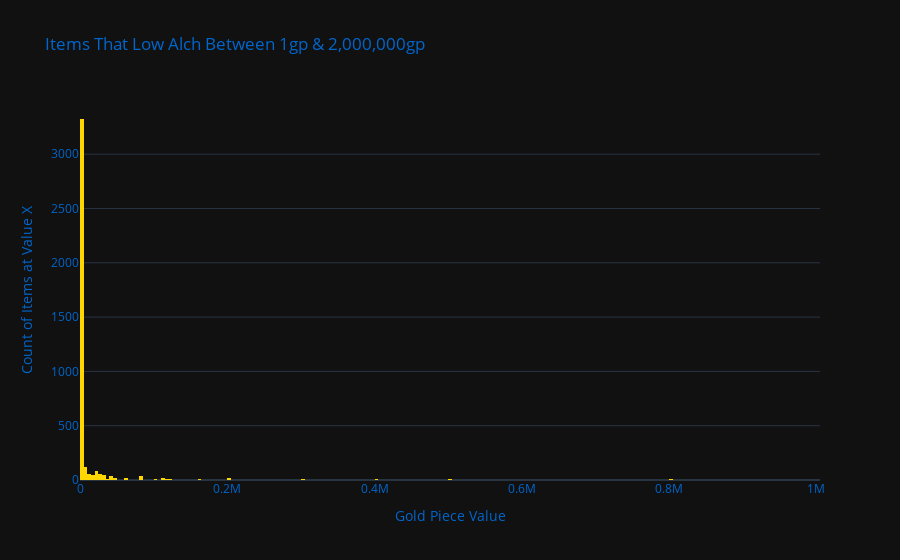

Notebook code cell kept with this figure:
### Code cell
low_mask = tpose_df[(tpose_df["lowalch"] >0) & (tpose_df["lowalch"] < 2000000)]
low_graph = px.histogram(x=ha_mask["lowalch"],
                        labels={'x':"Gold Piece Value"}, 
                        title="Items That Low Alch Between 1gp & 2,000,000gp",
                        template = "plotly_dark")
low_graph.update_yaxes(
    title="Count of Items at Value X"
)
low_graph.update_layout(
    title_font_color="#0066cc",
    font_color="#0066cc"
)
low_graph.update_traces(marker={"color":"gold"})

### Figure 1 — Plotly figure (JSON) as saved in the notebook; plotly's stock layout.template omitted (floating-point values rounded to 4 significant figures; data arrays with more than 128 entries replaced by an {"elided": "..."} marker saying what was removed)
{"data": [{"alignmentgroup": "True", "bingroup": "x", "hovertemplate": "Gold Piece Value=%{x}<br>count=%{y}<extra></extra>", "legendgroup": "", "marker": {"color": "gold", "pattern": {"shape": ""}}, "name": "", "offsetgroup": "", "orientation": "v", "showlegend": false, "type": "histogram", "x": {"elided": "3970 int values"}, "xaxis": "x", "yaxis": "y"}], "layout": {"barmode": "relative", "font": {"color": "#0066cc"}, "legend": {"tracegroupgap": 0}, "title": {"font": {"color": "#0066cc"}, "text": "Items That Low Alch Between 1gp & 2,000,000gp"}, "xaxis": {"anchor": "y", "domain": [0, 1], "title": {"text": "Gold Piece Value"}}, "yaxis": {"anchor": "x", "domain": [0, 1], "title": {"text": "Count of Items at Value X"}}}}
